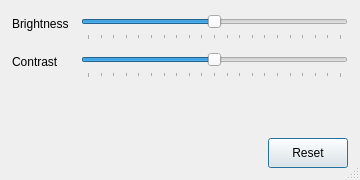
<?xml version="1.0" encoding="UTF-8"?>
<ui version="4.0">
 <class>FmvBrightnessContrast</class>
 <widget class="QDialog" name="FmvBrightnessContrast">
  <property name="geometry">
   <rect>
    <x>0</x>
    <y>0</y>
    <width>360</width>
    <height>180</height>
   </rect>
  </property>
  <property name="sizePolicy">
   <sizepolicy hsizetype="Preferred" vsizetype="Preferred">
    <horstretch>0</horstretch>
    <verstretch>0</verstretch>
   </sizepolicy>
  </property>
  <property name="minimumSize">
   <size>
    <width>320</width>
    <height>160</height>
   </size>
  </property>
  <property name="windowTitle">
   <string>Brightness / Contrast</string>
  </property>
  <property name="sizeGripEnabled">
   <bool>true</bool>
  </property>
  <layout class="QVBoxLayout" name="verticalLayout">
   <property name="leftMargin">
    <number>12</number>
   </property>
   <property name="topMargin">
    <number>12</number>
   </property>
   <property name="rightMargin">
    <number>12</number>
   </property>
   <property name="bottomMargin">
    <number>12</number>
   </property>
   <property name="spacing">
    <number>10</number>
   </property>
   <item>
    <layout class="QFormLayout" name="formLayout">
     <property name="fieldGrowthPolicy">
      <enum>QFormLayout::ExpandingFieldsGrow</enum>
     </property>
     <property name="horizontalSpacing">
      <number>12</number>
     </property>
     <property name="verticalSpacing">
      <number>10</number>
     </property>
     <item row="0" column="0">
      <widget class="QLabel" name="lblBrightness">
       <property name="text">
        <string>Brightness</string>
       </property>
      </widget>
     </item>
     <item row="0" column="1">
      <widget class="QSlider" name="brightnessSlider">
       <property name="sizePolicy">
        <sizepolicy hsizetype="Expanding" vsizetype="Fixed">
         <horstretch>1</horstretch>
         <verstretch>0</verstretch>
        </sizepolicy>
       </property>
       <property name="minimumSize">
        <size>
         <width>0</width>
         <height>28</height>
        </size>
       </property>
       <property name="minimum">
        <number>-100</number>
       </property>
       <property name="maximum">
        <number>100</number>
       </property>
       <property name="tickPosition">
        <enum>QSlider::TicksBelow</enum>
       </property>
       <property name="tickInterval">
        <number>10</number>
       </property>
       <property name="orientation">
        <enum>Qt::Horizontal</enum>
       </property>
      </widget>
     </item>
     <item row="1" column="0">
      <widget class="QLabel" name="lblContrast">
       <property name="text">
        <string>Contrast</string>
       </property>
      </widget>
     </item>
     <item row="1" column="1">
      <widget class="QSlider" name="contrastSlider">
       <property name="sizePolicy">
        <sizepolicy hsizetype="Expanding" vsizetype="Fixed">
         <horstretch>1</horstretch>
         <verstretch>0</verstretch>
        </sizepolicy>
       </property>
       <property name="minimumSize">
        <size>
         <width>0</width>
         <height>28</height>
        </size>
       </property>
       <property name="minimum">
        <number>-100</number>
       </property>
       <property name="maximum">
        <number>100</number>
       </property>
       <property name="tickPosition">
        <enum>QSlider::TicksBelow</enum>
       </property>
       <property name="tickInterval">
        <number>10</number>
       </property>
       <property name="orientation">
        <enum>Qt::Horizontal</enum>
       </property>
      </widget>
     </item>
    </layout>
   </item>
   <item>
    <layout class="QHBoxLayout" name="horizontalLayoutButtons">
     <item>
      <spacer name="horizontalSpacer">
       <property name="orientation">
        <enum>Qt::Horizontal</enum>
       </property>
       <property name="sizeHint" stdset="0">
        <size>
         <width>40</width>
         <height>20</height>
        </size>
       </property>
      </spacer>
     </item>
     <item>
      <widget class="QPushButton" name="btn_reset">
       <property name="minimumSize">
        <size>
         <width>80</width>
         <height>30</height>
        </size>
       </property>
       <property name="text">
        <string>Reset</string>
       </property>
      </widget>
     </item>
    </layout>
   </item>
  </layout>
 </widget>
 <connections>
  <connection>
   <sender>brightnessSlider</sender>
   <signal>valueChanged(int)</signal>
   <receiver>FmvBrightnessContrast</receiver>
   <slot>onBrightnessChanged(int)</slot>
  </connection>
  <connection>
   <sender>contrastSlider</sender>
   <signal>valueChanged(int)</signal>
   <receiver>FmvBrightnessContrast</receiver>
   <slot>onContrastChanged(int)</slot>
  </connection>
  <connection>
   <sender>btn_reset</sender>
   <signal>clicked()</signal>
   <receiver>FmvBrightnessContrast</receiver>
   <slot>resetValues()</slot>
  </connection>
 </connections>
 <slots>
  <slot>onBrightnessChanged(int)</slot>
  <slot>onContrastChanged(int)</slot>
  <slot>resetValues()</slot>
 </slots>
</ui>
